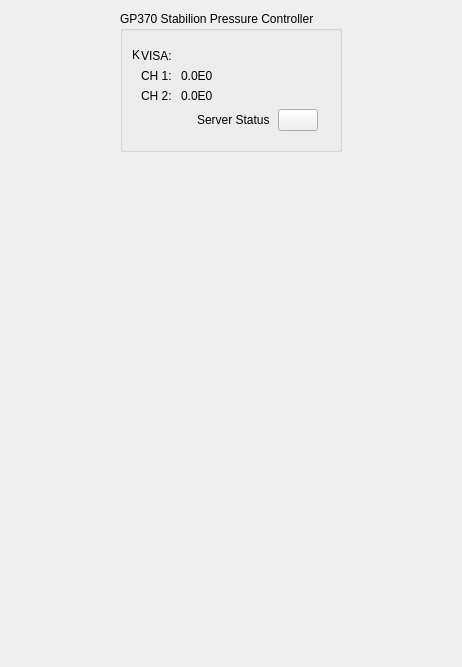
<?xml version="1.0" encoding="UTF-8"?>
<ui version="4.0">
 <class>Form</class>
 <widget class="QWidget" name="Form">
  <property name="geometry">
   <rect>
    <x>0</x>
    <y>0</y>
    <width>462</width>
    <height>667</height>
   </rect>
  </property>
  <property name="windowTitle">
   <string>Form</string>
  </property>
  <layout class="QHBoxLayout" name="horizontalLayout">
   <item>
    <spacer name="horizontalSpacer">
     <property name="orientation">
      <enum>Qt::Horizontal</enum>
     </property>
     <property name="sizeHint" stdset="0">
      <size>
       <width>286</width>
       <height>20</height>
      </size>
     </property>
    </spacer>
   </item>
   <item>
    <layout class="QVBoxLayout" name="verticalLayout_3">
     <item>
      <widget class="QGroupBox" name="formGroupBox">
       <property name="sizePolicy">
        <sizepolicy hsizetype="Preferred" vsizetype="Preferred">
         <horstretch>0</horstretch>
         <verstretch>0</verstretch>
        </sizepolicy>
       </property>
       <property name="title">
        <string>GP370 Stabilion Pressure Controller</string>
       </property>
       <property name="flat">
        <bool>false</bool>
       </property>
       <layout class="QVBoxLayout" name="verticalLayout_2">
        <item>
         <widget class="QWidget" name="formWidget" native="true">
          <layout class="QFormLayout" name="formLayout">
            <item row="0" column="0">
             <widget class="QLabel" name="label_4">
              <property name="text">
               <string>VISA: </string>
              </property>
             </widget>
            </item>
            <item row="0" column="1">
             <widget class="QLabel" name="visa_resource_label">
              <property name="text">
               <string/>
              </property>
             </widget>
            </item>
           <item row="1" column="0">
            <widget class="QLabel" name="label_4">
             <property name="text">
              <string>CH 1:</string>
             </property>
            </widget>
           </item>

           <item row="1" column="1">
            <widget class="QLabel" name="current_temps_0">
             <property name="text">
              <string>0.0E0</string>
             </property>
            </widget>
           </item>

           <item row="1" column="2">
            <widget class="QLabel" name="label_4">
             <property name="text">
              <string>K</string>
             </property>
            </widget>
           </item>

           <item row="2" column="0">
            <widget class="QLabel" name="label_4">
             <property name="text">
              <string>CH 2:</string>
             </property>
            </widget>
           </item>

           <item row="2" column="1">
            <widget class="QLabel" name="current_temps_1">
             <property name="text">
              <string>0.0E0</string>
             </property>
            </widget>
           </item>
           <item row="3" column="1">
            <layout class="QHBoxLayout" name="horizontalLayout_3">
             <item>
              <spacer name="horizontalSpacer_3">
               <property name="orientation">
                <enum>Qt::Horizontal</enum>
               </property>
               <property name="sizeHint" stdset="0">
                <size>
                 <width>40</width>
                 <height>20</height>
                </size>
               </property>
              </spacer>
             </item>
             <item>
              <widget class="QLabel" name="status_icon">
               <property name="text">
                <string/>
               </property>
              </widget>
             </item>
             <item>
              <widget class="QLabel" name="connection_status">
               <property name="text">
                <string>Server Status</string>
               </property>
              </widget>
             </item>
             <item>
              <spacer name="horizontalSpacer_5">
               <property name="orientation">
                <enum>Qt::Horizontal</enum>
               </property>
               <property name="sizeHint" stdset="0">
                <size>
                 <width>40</width>
                 <height>20</height>
                </size>
               </property>
              </spacer>
             </item>
             <item>
              <widget class="QPushButton" name="check_connectivity_pushButton">
               <property name="toolTip">
                <string>Check connectivity</string>
               </property>
               <property name="text">
                <string/>
               </property>
              </widget>
             </item>
             <item>
              <spacer name="horizontalSpacer_6">
               <property name="orientation">
                <enum>Qt::Horizontal</enum>
               </property>
               <property name="sizeHint" stdset="0">
                <size>
                 <width>40</width>
                 <height>20</height>
                </size>
               </property>
              </spacer>
             </item>
            </layout>
           </item>
          </layout>
         </widget>
        </item>
       </layout>
      </widget>
     </item>
     <item>
      <spacer name="verticalSpacer_2">
       <property name="orientation">
        <enum>Qt::Vertical</enum>
       </property>
       <property name="sizeHint" stdset="0">
        <size>
         <width>20</width>
         <height>158</height>
        </size>
       </property>
      </spacer>
     </item>
    </layout>
   </item>
   <item>
    <spacer name="horizontalSpacer_2">
     <property name="orientation">
      <enum>Qt::Horizontal</enum>
     </property>
     <property name="sizeHint" stdset="0">
      <size>
       <width>285</width>
       <height>20</height>
      </size>
     </property>
    </spacer>
   </item>
  </layout>
 </widget>
 <resources/>
 <connections/>
</ui>
